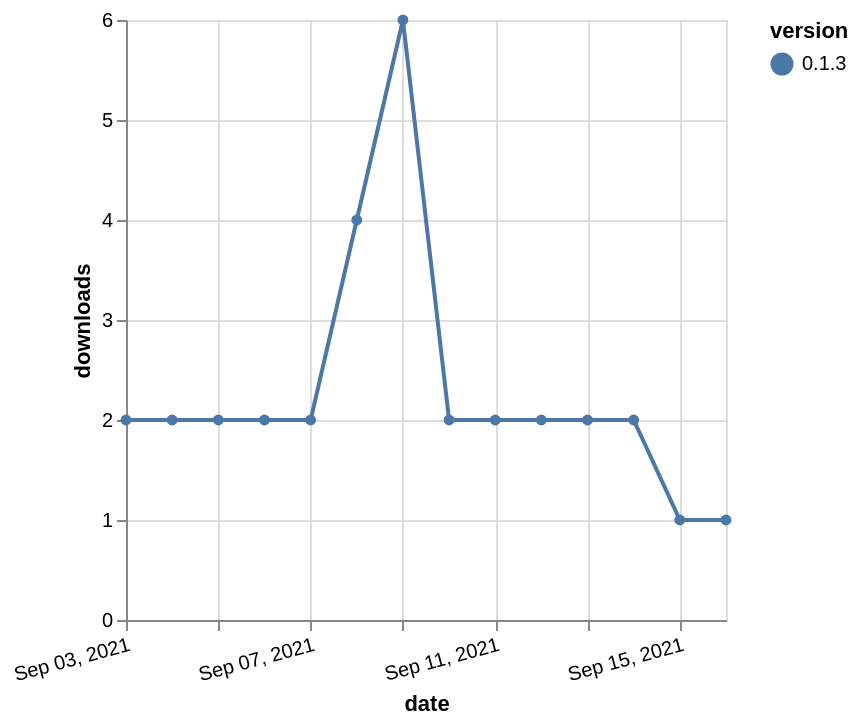

Here is the Vega-Lite specification saved for this chart:
### Vega-Lite specification from a JSON file in a GitHub repository (floating-point values rounded to 4 significant figures)
{"$schema": "https://vega.github.io/schema/vega-lite/v5.json", "description": "A simple bar chart with embedded data.", "data": {"values": [{"date": "2021-09-03", "total": 3830, "delta": 2, "version": "0.1.3"}, {"date": "2021-09-04", "total": 3832, "delta": 2, "version": "0.1.3"}, {"date": "2021-09-05", "total": 3834, "delta": 2, "version": "0.1.3"}, {"date": "2021-09-06", "total": 3836, "delta": 2, "version": "0.1.3"}, {"date": "2021-09-07", "total": 3838, "delta": 2, "version": "0.1.3"}, {"date": "2021-09-08", "total": 3842, "delta": 4, "version": "0.1.3"}, {"date": "2021-09-09", "total": 3848, "delta": 6, "version": "0.1.3"}, {"date": "2021-09-10", "total": 3850, "delta": 2, "version": "0.1.3"}, {"date": "2021-09-11", "total": 3852, "delta": 2, "version": "0.1.3"}, {"date": "2021-09-12", "total": 3854, "delta": 2, "version": "0.1.3"}, {"date": "2021-09-13", "total": 3856, "delta": 2, "version": "0.1.3"}, {"date": "2021-09-14", "total": 3858, "delta": 2, "version": "0.1.3"}, {"date": "2021-09-15", "total": 3859, "delta": 1, "version": "0.1.3"}, {"date": "2021-09-16", "total": 3860, "delta": 1, "version": "0.1.3"}]}, "width": "container", "mark": {"type": "line", "point": {"filled": true}}, "encoding": {"x": {"field": "date", "type": "temporal", "timeUnit": "yearmonthdate", "title": "date", "axis": {"labelAngle": -15}}, "y": {"field": "delta", "type": "quantitative", "title": "downloads"}, "color": {"field": "version", "type": "nominal"}, "tooltip": {"field": "delta"}}}
